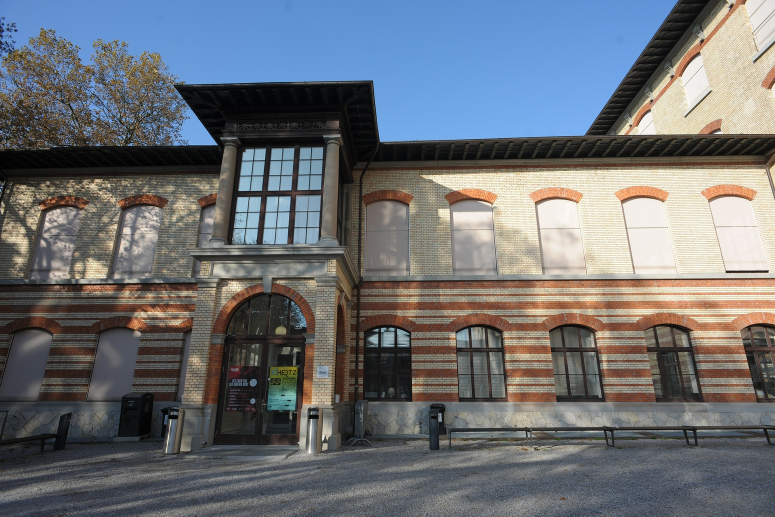
#> input picture examples/data/facade/images_4/DSC_0324.jpg, 1550 x 1033 px (shown at 1/2 size)
$ python edge_overlay.py --left ../examples/data/facade/images_4/DSC_0324.jpg --out out.png
#> lines starting #> are read from the running program, lines starting #| are printed output that depends on the picture; after the words box and inside, x2 and y2 are one past the last pixel; in counts of white or black regions, pixels touching at a corner belong together

import cv2
import numpy as np
import argparse
import json

def auto_canny_threshold(image, sigma=0.33):
    v = np.median(image)
    lower = int(max(0, (1.0 - sigma) * v))
    upper = int(min(255, (1.0 + sigma) * v))
    return lower, upper

def load_and_resize(path, resize):
    img = cv2.imread(path, cv2.IMREAD_COLOR)
    if img is None:
        raise FileNotFoundError(f"Image not found: {path}")
    if resize and resize != "none":
        h, w = img.shape[:2]
        if resize.startswith("width="):
            target_w = int(resize.split("=")[1])
            scale = target_w / w
        elif resize.startswith("height="):
            target_h = int(resize.split("=")[1])
            scale = target_h / h
        elif resize.startswith("longest="):
            target_long = int(resize.split("=")[1])
            scale = target_long / max(h, w)
        else:
            raise ValueError(f"Invalid resize option: {resize}")
        img = cv2.resize(img, (int(w * scale), int(h * scale)), interpolation=cv2.INTER_AREA)
    return img

def get_edges(img, blur, sigma, low, high, dilate_iter):
    gray = cv2.cvtColor(img, cv2.COLOR_BGR2GRAY)
    if blur > 0:
        gray = cv2.GaussianBlur(gray, (0, 0), blur)
    if low is None or high is None:
        low, high = auto_canny_threshold(gray, sigma=sigma)
    edges = cv2.Canny(gray, low, high)
    if dilate_iter > 0:
        kernel = np.ones((3, 3), np.uint8)
        edges = cv2.dilate(edges, kernel, iterations=dilate_iter)
    return edges

def overlay_edges(left_edges, right_edges):
    h, w = left_edges.shape
    overlay = np.zeros((h, w, 3), dtype=np.uint8)

    both = cv2.bitwise_and(left_edges, right_edges)
    left_only = cv2.bitwise_and(left_edges, cv2.bitwise_not(right_edges))
    right_only = cv2.bitwise_and(right_edges, cv2.bitwise_not(left_edges))

    overlay[left_only > 0] = (0, 0, 255)      # Red for left only
    overlay[right_only > 0] = (255, 255, 0)   # Cyan for right only
    overlay[both > 0] = (255, 255, 255)       # White for both

    return overlay, left_only, right_only, both

def main():
    parser = argparse.ArgumentParser(description="Overlay edges of two images")
    parser.add_argument("--left", required=True, help="Path to left image (or combined image if right is 'none')")
    parser.add_argument("--right", default="none", help="Path to right image (use 'none' to split left image)")
    parser.add_argument("--out", required=True, help="Path to output overlay image")
    parser.add_argument("--blur", type=float, default=0.0, help="Gaussian blur sigma before edge detection")
    parser.add_argument("--sigma", type=float, default=0.33, help="Sigma for auto Canny threshold")
    parser.add_argument("--low", type=int, default=None, help="Low threshold for Canny")
    parser.add_argument("--high", type=int, default=None, help="High threshold for Canny")
    parser.add_argument("--dilate", type=int, default=0, help="Number of dilation iterations")
    parser.add_argument("--resize", type=str, default=None, help="Resize images: width=, height=, longest=, or none")
    parser.add_argument("--metrics", type=str, default=None, help="Optional path to save JSON metrics")

    args = parser.parse_args()

    # Handle combined image case
    if args.right == "none":
        combined_img = load_and_resize(args.left, args.resize)
#> in load_and_resize, img is the input picture: shape (1033, 1550, 3); mean B, G, R 116.5, 111.8, 108.1
        h, w = combined_img.shape[:2]
#> h = 1033; w = 1550
        mid = w // 2
#> mid = 775
        left_img = combined_img[:, :mid]
        right_img = combined_img[:, mid:]
        print(f"Split combined image: left={left_img.shape}, right={right_img.shape}")
#| Split combined image: left=(1033, 775, 3), right=(1033, 775, 3)
    else:
        left_img = load_and_resize(args.left, args.resize)
        right_img = load_and_resize(args.right, args.resize)

    left_edges = get_edges(left_img, args.blur, args.sigma, args.low, args.high, args.dilate)
#> in get_edges, `gray = cv2.cvtColor(img, cv2.COLOR_BGR2GRAY)`:
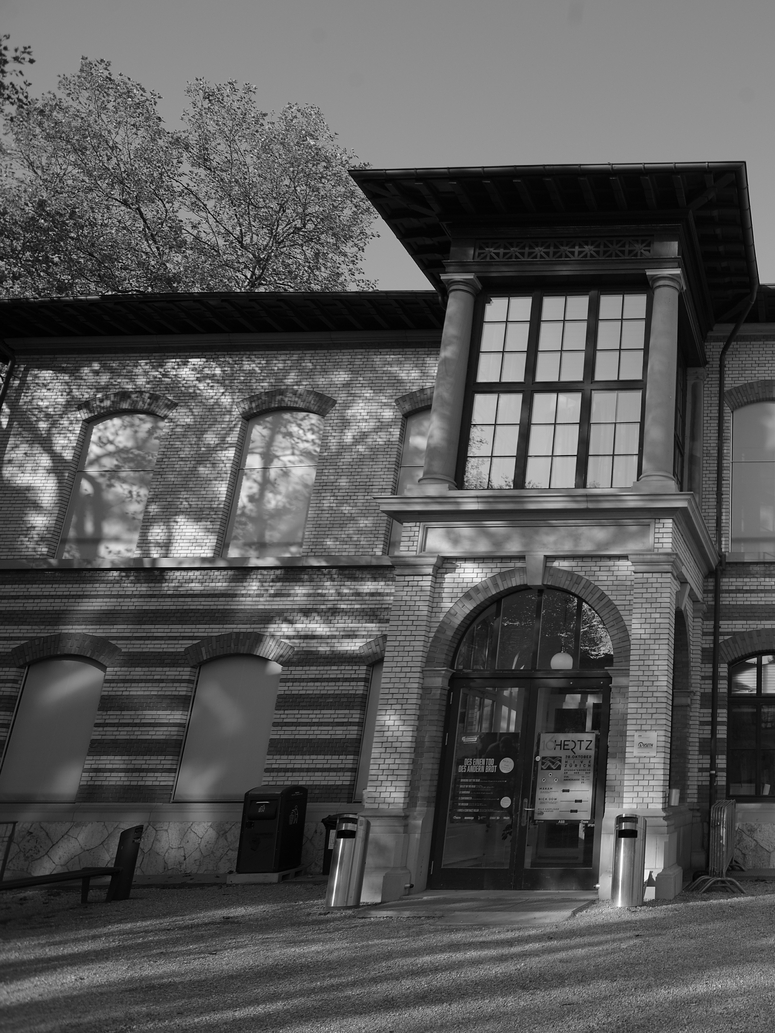
#> gray: shape (1033, 775); min 0, max 255, mean 86.7
#> in auto_canny_threshold, `v = np.median(image)`: v = 83
#> in auto_canny_threshold, `lower = int(max(0, (1.0 - sigma) * v))`: lower = 55
#> in auto_canny_threshold, `upper = int(min(255, (1.0 + sigma) * v))`: upper = 110
#> in get_edges, `low, high = auto_canny_threshold(gray, sigma=sigma)`: low = 55; high = 110
#> in get_edges, `edges = cv2.Canny(gray, low, high)`:
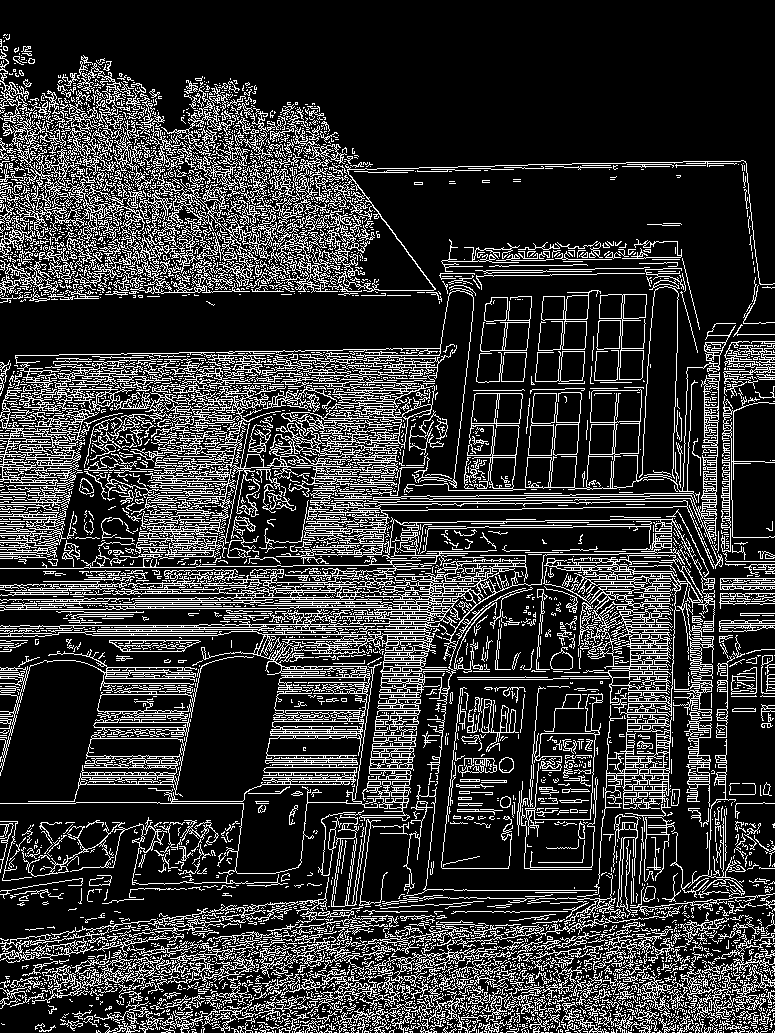
#> edges: shape (1033, 775); 20.4% white in thin lines or dots
    right_edges = get_edges(right_img, args.blur, args.sigma, args.low, args.high, args.dilate)
#> call 2 of get_edges, with blur = 0, sigma = 0.33, dilate_iter = 0
#> in get_edges (call 2), `gray = cv2.cvtColor(img, cv2.COLOR_BGR2GRAY)`:
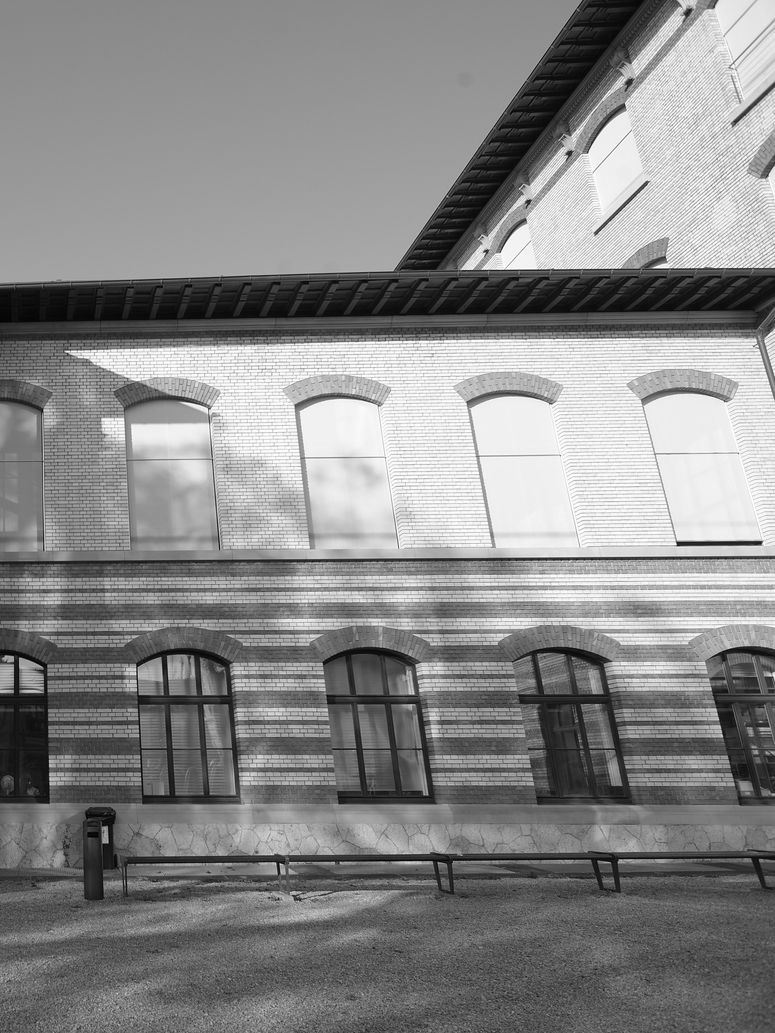
#> gray: shape (1033, 775); min 0, max 255, mean 135.8
#> in get_edges (call 2), `low, high = auto_canny_threshold(gray, sigma=sigma)`: low = 93; high = 184
#> in get_edges (call 2), `edges = cv2.Canny(gray, low, high)`: edges: shape (1033, 775); 16.7% white in thin lines or dots

    overlay, left_only, right_only, both = overlay_edges(left_edges, right_edges)
#> in overlay_edges, `both = cv2.bitwise_and(left_edges, right_edges)`:
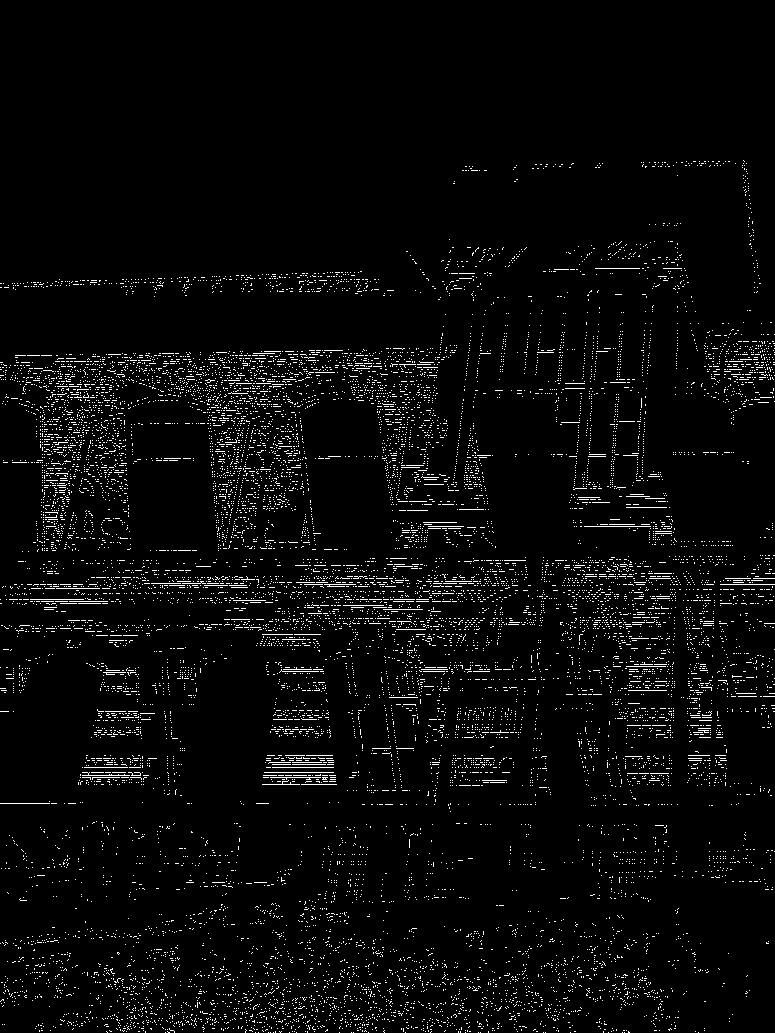
#> both: shape (1033, 775); 3.6% white in thin lines or dots, all inside (x1, y1, x2, y2) = (0, 160, 775, 1033)
#> in overlay_edges, `left_only = cv2.bitwise_and(left_edges, cv2.bitwise_not(right_edges))`: left_only: shape (1033, 775); 16.8% white in thin lines or dots
#> in overlay_edges, `right_only = cv2.bitwise_and(right_edges, cv2.bitwise_not(left_edges))`:
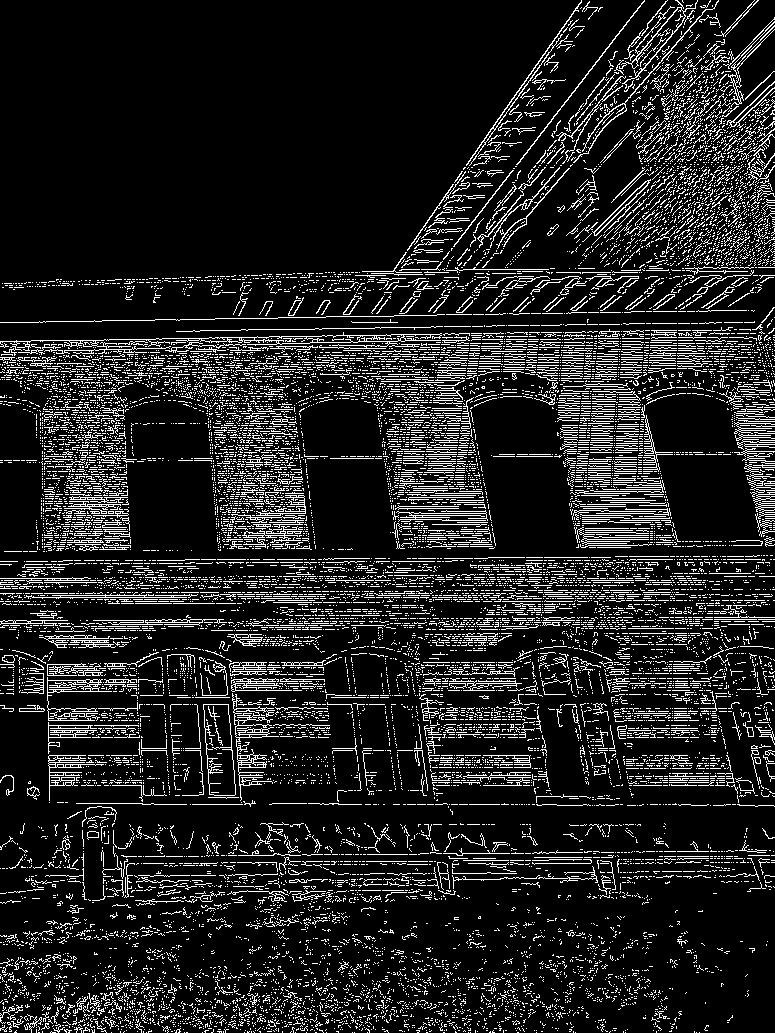
#> right_only: shape (1033, 775); 13.1% white in thin lines or dots
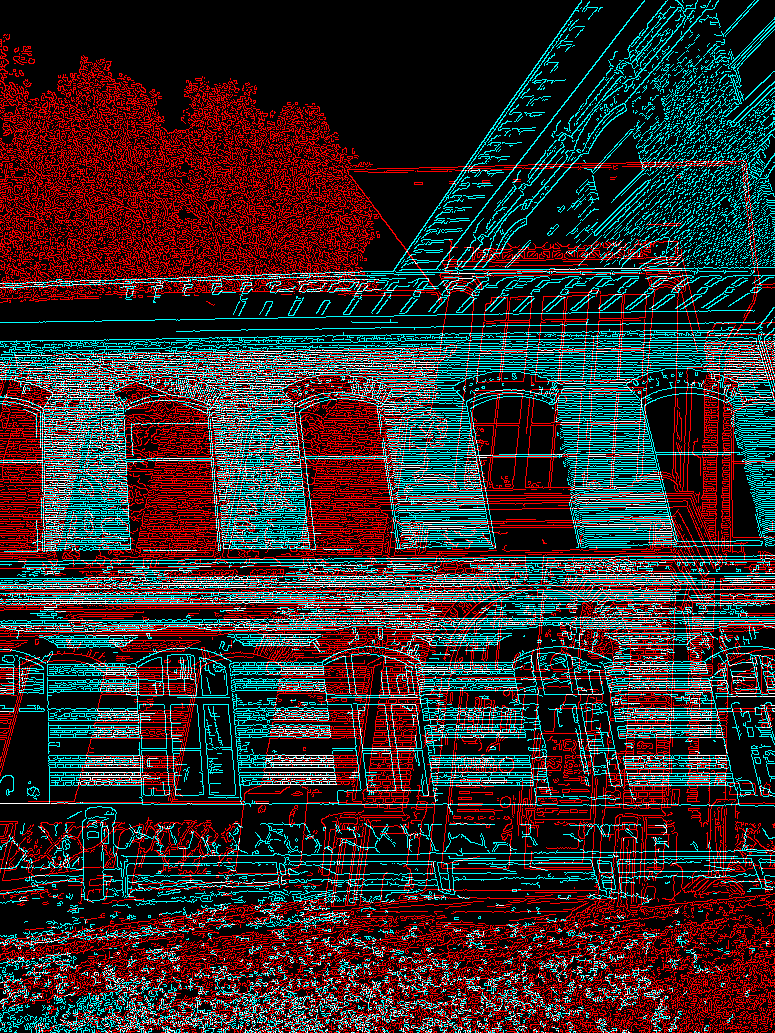
#> overlay: shape (1033, 775, 3); mean of channels 0, 1, 2 42.7, 42.7, 52.1; drawn as B, G, R

    cv2.imwrite(args.out, overlay)
    print(f"Overlay saved to {args.out}")

    if args.metrics:
        total_edges = np.count_nonzero(left_edges) + np.count_nonzero(right_edges)
        overlap_edges = np.count_nonzero(both)
        metrics = {
            "left_edge_count": int(np.count_nonzero(left_edges)),
            "right_edge_count": int(np.count_nonzero(right_edges)),
            "overlap_edge_count": int(overlap_edges),
            "overlap_ratio": float(overlap_edges) / max(1, total_edges / 2)
        }
        with open(args.metrics, "w") as f:
            json.dump(metrics, f, indent=2)
        print(f"Metrics saved to {args.metrics}")

if __name__ == "__main__":
    main()
